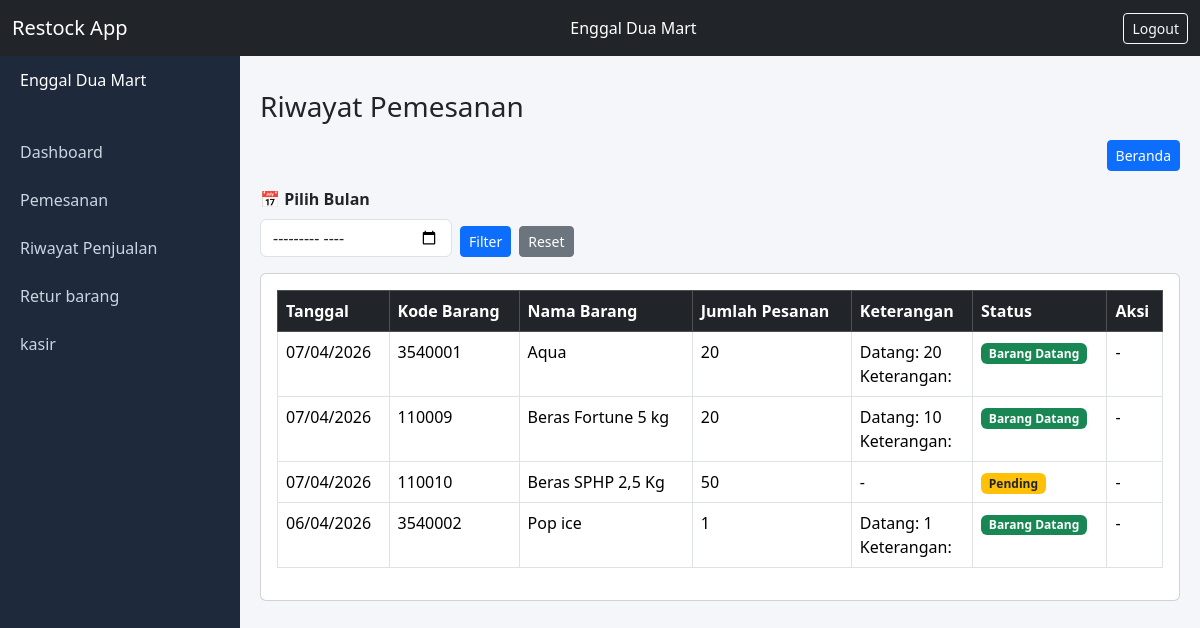
The page /pemesanan/ (signed in) on the database its author committed.
### inventory/models.py (models this page shows, shortened)
class Pemesanan(models.Model):
    STATUS_CHOICES = [
        ('pending', 'Pending'),
        ('disetujui', 'Disetujui'),
        ('datang','Barang Datang'),
        ('ditolak', 'Ditolak'),
    ]
    barang = models.ForeignKey(Barang, on_delete=models.CASCADE)
    user_2 = models.ForeignKey(User, on_delete=models.CASCADE)
    jumlah = models.IntegerField()
    status_2 = models.CharField(max_length=20, choices=STATUS_CHOICES, default='pending')
    tanggal_pesan = models.DateField(auto_now_add=True)
    tanggal_datang = models.DateField(null=True, blank=True)
    jumlah_datang = models.IntegerField(null=True, blank=True)
    jumlah_rusak = models.IntegerField(null=True, blank=True, default=0)
    keterangan = models.TextField(null=True, blank=True)

class Barang(models.Model):
    kode_barang = models.IntegerField(primary_key=True)
    nama_barang = models.CharField(max_length=100)
    stock = models.IntegerField()
    harga = models.DecimalField(max_digits=12, decimal_places=2)
    batas_minimal = models.IntegerField(default=15)

### inventory/views.py (the view)
    def wrapper(request, *args, **kwargs):
        if not request.session.get('user_id'):
            return redirect('login')
        return view_func(request, *args, **kwargs)

### inventory/views.py (called while the page is built)
def require_login(view_func):
    def wrapper(request, *args, **kwargs):
        if not request.session.get('user_id'):
            return redirect('login')
        return view_func(request, *args, **kwargs)
    return wrapper

@require_login
def pemesanan_list(request):
    role = request.session.get('role')
    user_id = request.session.get('user_id')
    bulan_input = request.GET.get('bulan')
    if not bulan_input:
        now = timezone.now()
        bulan_input = f"{now.year}-{now.month:02d}"
    tahun, bulan = bulan_input.split('-')
    pesanan = Pemesanan.objects.select_related('barang','user_2')
    if role != 'admin':
        pesanan = pesanan.filter(user_2_id=user_id)
    pesanan = pesanan.filter(
        tanggal_pesan__year=tahun,
        tanggal_pesan__month=bulan
    ).order_by('-tanggal_pesan')
    context = {
        'pemesanan_list': pesanan,
        'role': role,
        'bulan': bulan_input
    }
    return render(request, 'pemesanan_list.html', context)

### inventory/templates/pemesanan_list.html (shortened to what this page needs)
{% extends 'base.html' %}
{% block content %}
<h3 class="mb-3">
  {% if role == 'admin' %}Daftar Semua Pemesanan{% else %}Riwayat Pemesanan{% endif %}
</h3>
<div class="col-md-12 text-end mb-3">
  <a href="{% url 'dashboard' %}" class="btn btn-primary btn-sm">Beranda</a>
</div>
<form method="GET" class="mb-3">
  <div class="d-flex align-items-end gap-2">
    <div>
      <label class="form-label fw-semibold">📅 Pilih Bulan</label>
      <input type="month" name="bulan" class="form-control"
             value="{{ request.GET.bulan }}">
    </div>
    <button type="submit" class="btn btn-primary btn-sm">
      Filter
    </button>
    <a href="{% url 'pemesanan_list' %}" class="btn btn-secondary btn-sm">
      Reset
    </a>
  </div>
</form>
<div class="card">
  <div class="card-body ">
    <table class="table table-bordered">
      <thead class="table-dark">
        <tr>
          <th>Tanggal</th>
          <th>Kode Barang</th>
          <th>Nama Barang</th>
          <th>Jumlah Pesanan</th>
          <th>Keterangan</th>
          <th>Status</th>
          {% if role == 'karyawan' %}
            <th>Aksi</th>
          {% endif %}
        </tr>
      </thead>
      <tbody>
      {% for p in pemesanan_list %}
        <tr>
          <td>{{ p.tanggal_pesan|date:"d/m/Y" }}</td>
          <td>{{ p.barang.kode_barang }}</td>
          <td>{{ p.barang.nama_barang }}</td>
          <td>{{ p.jumlah }}</td>
          <td>{% if p.jumlah_datang %}
                 Datang: {{ p.jumlah_datang }} <br>
                 Keterangan: {{ p.keterangan }}
              {% else %}
                 -
              {% endif %}
          </td>
          <td>
            {% if p.status_2 == 'pending' %}
              <span class="badge bg-warning text-dark">Pending</span>
            {% elif p.status_2 == 'disetujui' %}
              <span class="badge bg-info">Disetujui</span>
            {% elif p.status_2 == 'datang' %}
              <span class="badge bg-success">Barang Datang</span>
            {% else %}
              <span class="badge bg-danger">Ditolak</span>
            {% endif %}
          </td>
          {% if role == 'karyawan' %}
            <td>
              {% if p.status_2 == 'disetujui' %}
                <a href="{% url 'barang_datang_konfirmasi' p.pk %}"class="btn btn-sm btn-primary"title="Konfirmasi barang datang">
                  Check Datang</a>
              {% else %}
                -
              {% endif %}
            </td>
          {% endif %}
        </tr>
      {% endfor %}
      </tbody>
    </table>
  </div>
</div>
{% endblock %}

### inventory/templates/base.html (shortened to what this page needs)
<!DOCTYPE html>
<html lang="id">
<head>
  <link href="https://cdn.jsdelivr.net/npm/bootstrap@5.3.3/dist/css/bootstrap.min.css" rel="stylesheet">
  <link href="https://cdn.jsdelivr.net/npm/bootstrap-icons/font/bootstrap-icons.css" rel="stylesheet">
</head>
<body>
<nav class="navbar navbar-dark bg-dark fixed-top">
  <div class="container-fluid">
    <span class="navbar-brand">Restock App</span>
    <span class="text-white">Enggal Dua Mart</span>
    <a href="{% url 'logout' %}" class="btn btn-outline-light btn-sm">Logout</a>
  </div>
</nav>
<div class="sidebar">
  <a class="text-white">Enggal Dua Mart</a><br>
  <a href="{% url 'dashboard' %}"></i> Dashboard</a>
  {% if role == 'karyawan' %}
    <a href="{% url 'pemesanan_list' %}"> Pemesanan</a>
    <a href="{% url 'laporan_keuangan' %}">Riwayat Penjualan</a>
    <a href="{% url 'daftar_retur' %}">Retur barang</a>
    <a href="{% url 'kasir' %}">kasir</a>
  {% endif %}
</div>
<div class="content">
  {% block content %}{% endblock %}
</div>
</body>
</html>

### inventory/templates/base.html (style rules this page uses)
body { background:#f5f6fa; }
.sidebar { width:240px; min-height:100vh; background:#1e293b; position:fixed; top:56px; }
.content { margin-left:240px; margin-top:70px; padding:20px; }
.sidebar a { display:block; padding:12px 20px; color:#cbd5e1; text-decoration:none; }

### rows shown on the page
Pemesanan: tanggal_pesan "07/04/2026", barang.kode_barang "3540001", barang.nama_barang "Aqua", jumlah "20", jumlah_datang "20", status_2 "Barang Datang"
Pemesanan: tanggal_pesan "07/04/2026", barang.kode_barang "110009", barang.nama_barang "Beras Fortune 5 kg", jumlah "20", jumlah_datang "10", status_2 "Barang Datang"
Pemesanan: tanggal_pesan "07/04/2026", barang.kode_barang "110010", barang.nama_barang "Beras SPHP 2,5 Kg", jumlah "50", status_2 "Pending"
Pemesanan: tanggal_pesan "06/04/2026", barang.kode_barang "3540002", barang.nama_barang "Pop ice", jumlah "1", jumlah_datang "1", status_2 "Barang Datang"
